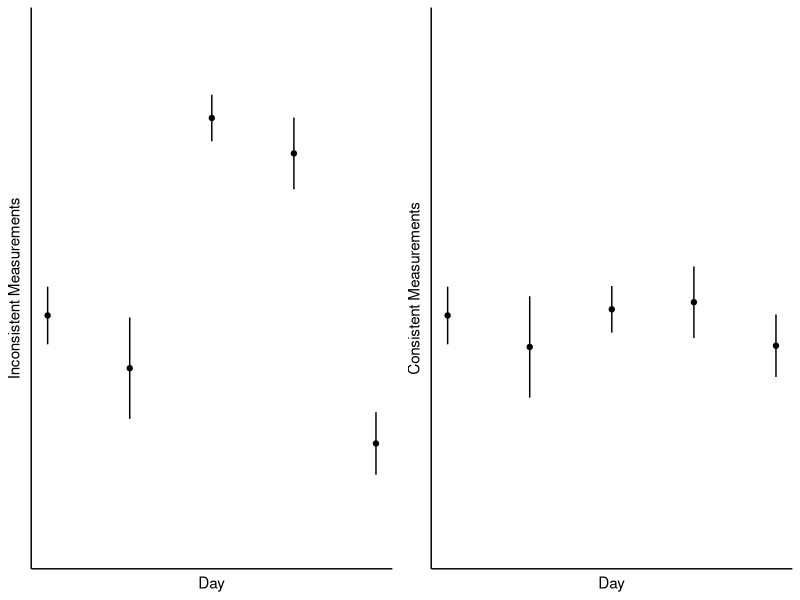

Reproduce this figure in R.
library(tidyverse)
library(gridExtra)

### function to generate x_i and sigma_i for each day i
plot_data <- function(df){
# df is a data frame with columns "value" and "day"
    summary_info = df %>% 
                    group_by(day) %>% 
                    summarise(mean_val = mean(value), sd_val = sd(value))
    day = 1:5
    point_est = summary_info$mean_val
    sd_est = summary_info$sd_val
    LB = summary_info$mean_val - summary_info$sd_val
    UB = summary_info$mean_val + summary_info$sd_val
    return(data.frame(cbind(day, LB, point_est, UB, sd_est)))
}

### Inconsistent data
set.seed(409)
day1_inc <- rnorm(11, 0, 0.85)
day2_inc <- rnorm(15, -1, 1)
day3_inc <- rnorm(3, 5, 0.7)
day4_inc <- rnorm(10, 4, 1)
day5_inc <- rnorm(15, -2.5, 0.9)

days_inc <- c(rep(1, length(day1_inc)),
        rep(2, length(day2_inc)),
        rep(3, length(day3_inc)),
        rep(4, length(day4_inc)),
        rep(5, length(day5_inc))
        )

df_inc <- cbind(c(day1_inc, day2_inc, day3_inc, day4_inc, day5_inc), as.factor(days_inc))
df_inc <- as.data.frame(df_inc)
colnames(df_inc) <- c("value", "day")
data_inc <- plot_data(df_inc)

# plot1 <- ggplot(df_inc) + 
#     geom_boxplot(aes(x=as.factor(day), y = value), outlier.shape = NA) + 
#     ylim(-5, 7) +
#     xlab(" ") + ylab(" ") +
#     theme_classic() +
#     theme(
#     axis.text.x = element_blank(),
#     axis.ticks.x = element_blank(),
#     axis.text.y = element_blank(),
#     axis.ticks.y = element_blank()
#     )


### Consistent data
day1_con <- day1_inc
day2_con <- day2_inc + 0.5
day3_con <- day3_inc - 4.5
day4_con <- day4_inc - 3.5
day5_con <- day5_inc + 2.3

days_con <- c(rep(1, length(day1_con)),
        rep(2, length(day2_con)),
        rep(3, length(day3_con)),
        rep(4, length(day4_con)),
        rep(5, length(day5_con))
        )

df_con <- cbind(c(day1_con, day2_con, day3_con, day4_con, day5_con), as.factor(days_con))
df_con <- as.data.frame(df_con)
colnames(df_con) <- c("value", "day")
data_con <- plot_data(df_con)

# plot2 <- ggplot(df_con) +
#     geom_boxplot(aes(x=as.factor(day), y = value), outlier.shape = NA) + 
#     ylim(-5, 7) +
#     xlab(" ") + ylab(" ") +
#     theme_classic() +
#     theme(
#     axis.text.x = element_blank(),
#     axis.ticks.x = element_blank(),
#     axis.text.y = element_blank(),
#     axis.ticks.y = element_blank()
#     )

# grid.arrange(plot1, plot2, nrow = 1)


p1 <- ggplot(data_inc) +
    geom_segment(aes(x = day, y = LB, xend = day, yend = UB)) + 
    geom_point(aes(x = day, y = point_est)) +
    ylim(-5, 7) +
    xlab("Day") + ylab("Inconsistent Measurements") +
    theme_classic() +
    theme(
    axis.text.x = element_blank(),
    axis.ticks.x = element_blank(),
    axis.text.y = element_blank(),
    axis.ticks.y = element_blank()
    )

p2 <- ggplot(data_con) +
    geom_segment(aes(x = day, y = LB, xend = day, yend = UB)) + 
    geom_point(aes(x = day, y = point_est)) +
    ylim(-5, 7) +
    xlab("Day") + ylab("Consistent Measurements") +
    theme_classic() +
    theme(
    axis.text.x = element_blank(),
    axis.ticks.x = element_blank(),
    axis.text.y = element_blank(),
    axis.ticks.y = element_blank()
    )


path = "/Users/smt3/Documents/GitHub/atomic-clock/"
figfolder = "DarkUncertaintyAFST/figures/" 

pdf(paste0(path, figfolder, "intro_fig.pdf"), width=8, height=6)
grid.arrange(p1, p2, nrow = 1)
dev.off()

##Reduced chi-square (Methods section of BACON1)
## \chi^{2}_{red} = (1/(N-1))\sum_{i=1}^{N}((x_{i} - \bar{x})^{2}/\sigma_{i}^{2})
chi_sq_red_fn <- function(df){
    N <- length(df[,1])
    res <- ((df$point_est - mean(df$point_est))^2)/df$sd_est
    res <- (1/(N-1))*sum(res)
    return(res)
}

chi_sq_red_fn(data_inc)
chi_sq_red_fn(data_con)
